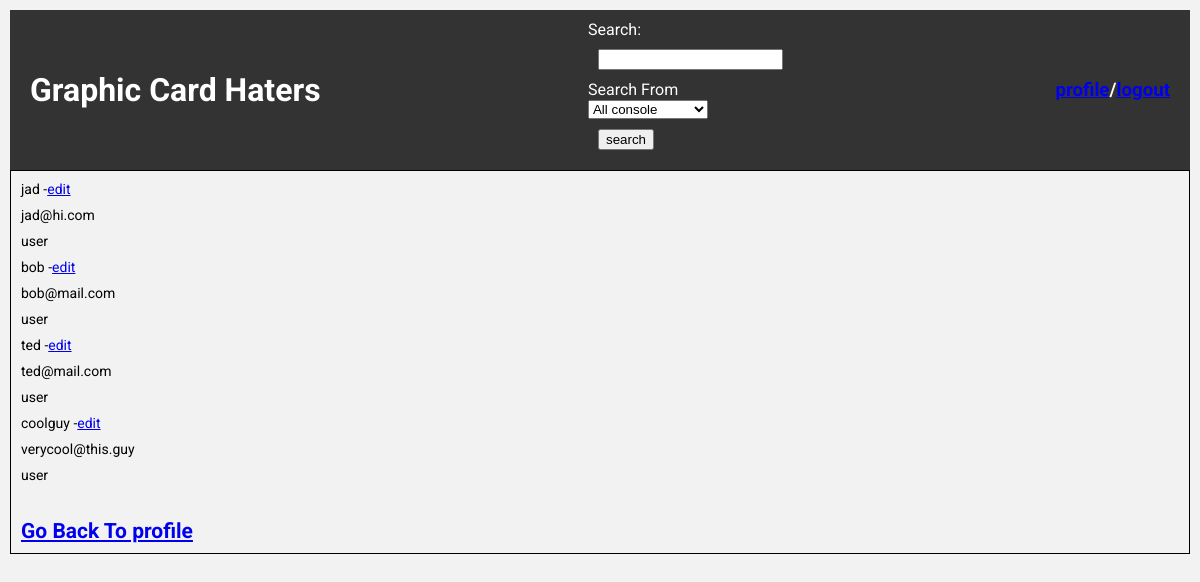
The app's page /adminManage.php (signed in) with its own data.
### tables this page shows
CREATE TABLE `user` (
  `user_id` int(10) NOT NULL,
  `name` varchar(20) NOT NULL,
  `password` varchar(20) NOT NULL,
  `role` varchar(10) NOT NULL DEFAULT 'user',
  `email` varchar(50) NOT NULL,
  `register_date` timestamp NOT NULL DEFAULT current_timestamp(),
  `info` varchar(200) NOT NULL DEFAULT 'Empty'
);

### adminManage.php (the view, shortened to what this page needs)
<?php
require('connect.php');
    $user_id = $_SESSION['user_id'];
     $query = "SELECT * FROM user WHERE NOT user_id = :user_id";
     $statement = $db->prepare($query);
     $statement->bindValue(':user_id', $user_id);
     $statement->execute();
?>
<!DOCTYPE html>
<html lang="en">
<head>
    <link rel="stylesheet" href="main.css">
</head>
<body>
<div id="container">
        <div id="header">
            <h1><a href="index.php">Graphic Card Haters</a></h1>
            <div id="searching">
                <form method="post" action="search.php">
                    <label for="search">Search:</label><br>
                    <input id="search" name="search"><br>
                    <label for="base">Search From</label><br>
                    <select id="base" name="base">
                        <option value="All" selected>All console</option>
					</select><br>
                    <input type="submit" value="search">
                </form>
            </div>
            <?php if(!isset($_SESSION['userrole'])): ?>
                <h3><a href="login.php">login</a>/<a href="register.php">register</a></h3>
            <?php else: ?>
                <h3><a href="profile.php">profile</a>/<a href="logout.php">logout</a></h3>
            <?php endif ?>
        </div>
    <div id="showcard">
        <?php while($rows = $statement->fetch()): ?>
                <div class="users">
                    <p><?= $rows['name'] ?> -<a href="editUser.php?user_id=<?= $rows['user_id']?>">edit</a></p>
                    <p><?= $rows['email'] ?></p>
                    <p><?= $rows['role'] ?></p>
                </div>
        <?php endwhile ?>
        <br><h2><a href="profile.php">Go Back To profile</a></h2>
    </div>
    </div>
</body>
</html>

### main.css (style rules this page uses)
body { font-size: 16px; font-family: 'Roboto', sans-serif; background-color: #f2f2f2; margin: 0; padding: 0; }
#container { max-width: 1200px; margin: 0 auto; padding: 10px; }
#header { display: flex; justify-content: space-between; align-items: center; background-color: #333; color: white; padding: 10px; }
#header h1 a { color: white; text-decoration: none; }
#searching { display: flex; align-items: center; }
#search { margin-right: 5px; }
#showcard { border: 1px solid black; font-size: 14px; }
input, p, h1, h2, h3, h4, h5, h6 { margin: 10px 10px; }

### records on screen
user: name "jad", email "jad@hi.com", role "user"
user: name "bob", email "bob@mail.com", role "user"
user: name "ted", email "ted@mail.com", role "user"
user: name "coolguy", email "verycool@this.guy", role "user"
